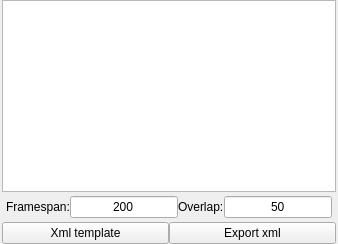
          <widget class="QWidget" name="tab_xml_setting">
           <attribute name="title">
            <string>Xml Setting</string>
           </attribute>
           <layout class="QVBoxLayout" name="verticalLayout">
            <property name="spacing">
             <number>0</number>
            </property>
            <property name="leftMargin">
             <number>2</number>
            </property>
            <property name="topMargin">
             <number>0</number>
            </property>
            <property name="rightMargin">
             <number>2</number>
            </property>
            <property name="bottomMargin">
             <number>0</number>
            </property>
            <item>
             <widget class="XmlSettingTableView" name="table_xml_setting">
              <attribute name="verticalHeaderDefaultSectionSize">
               <number>28</number>
              </attribute>
             </widget>
            </item>
            <item>
             <layout class="QHBoxLayout" name="horizontalLayout_9">
              <property name="leftMargin">
               <number>4</number>
              </property>
              <property name="topMargin">
               <number>4</number>
              </property>
              <property name="rightMargin">
               <number>4</number>
              </property>
              <property name="bottomMargin">
               <number>4</number>
              </property>
              <item>
               <widget class="QLabel" name="label_7">
                <property name="text">
                 <string>Framespan:</string>
                </property>
               </widget>
              </item>
              <item>
               <widget class="QLineEdit" name="line_framespan">
                <property name="sizePolicy">
                 <sizepolicy hsizetype="Preferred" vsizetype="Fixed">
                  <horstretch>0</horstretch>
                  <verstretch>0</verstretch>
                 </sizepolicy>
                </property>
                <property name="maximumSize">
                 <size>
                  <width>200</width>
                  <height>16777215</height>
                 </size>
                </property>
                <property name="text">
                 <string>200</string>
                </property>
                <property name="alignment">
                 <set>Qt::AlignCenter</set>
                </property>
               </widget>
              </item>
              <item>
               <widget class="QLabel" name="label_6">
                <property name="text">
                 <string>Overlap:</string>
                </property>
               </widget>
              </item>
              <item>
               <widget class="QLineEdit" name="line_overlap">
                <property name="sizePolicy">
                 <sizepolicy hsizetype="Preferred" vsizetype="Fixed">
                  <horstretch>0</horstretch>
                  <verstretch>0</verstretch>
                 </sizepolicy>
                </property>
                <property name="maximumSize">
                 <size>
                  <width>200</width>
                  <height>16777215</height>
                 </size>
                </property>
                <property name="text">
                 <string>50</string>
                </property>
                <property name="alignment">
                 <set>Qt::AlignCenter</set>
                </property>
               </widget>
              </item>
             </layout>
            </item>
            <item>
             <layout class="QHBoxLayout" name="horizontalLayout_10">
              <property name="topMargin">
               <number>0</number>
              </property>
              <item>
               <widget class="QPushButton" name="btn_xml_template">
                <property name="text">
                 <string>Xml template</string>
                </property>
               </widget>
              </item>
              <item>
               <widget class="QPushButton" name="btn_export_xml">
                <property name="text">
                 <string>Export xml</string>
                </property>
               </widget>
              </item>
             </layout>
            </item>
           </layout>
          </widget>
